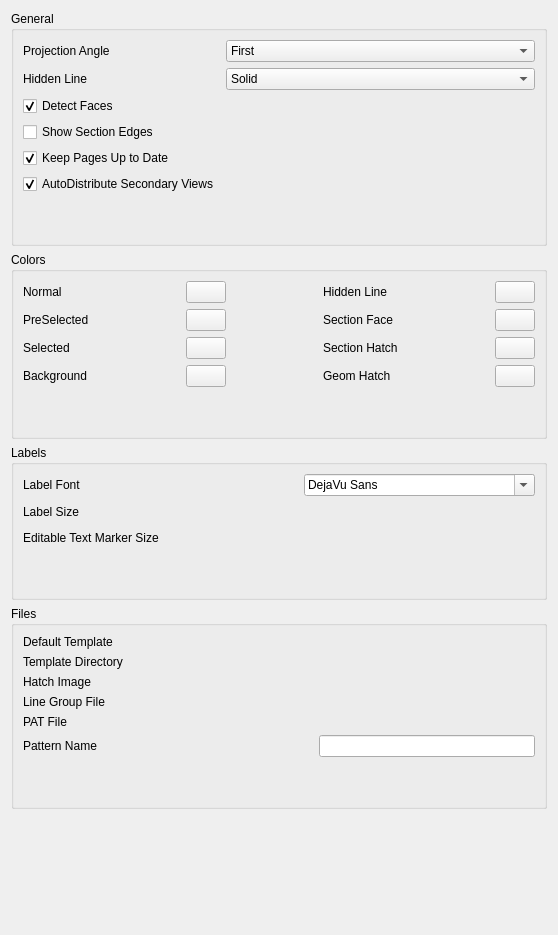
<?xml version="1.0" encoding="UTF-8"?>
<ui version="4.0">
 <class>TechDrawGui::DlgPrefsTechDrawImp</class>
 <widget class="QWidget" name="TechDrawGui::DlgPrefsTechDrawImp">
  <property name="geometry">
   <rect>
    <x>0</x>
    <y>0</y>
    <width>558</width>
    <height>935</height>
   </rect>
  </property>
  <property name="windowTitle">
   <string>TechDraw General</string>
  </property>
  <layout class="QGridLayout" name="gridLayout_5">
   <item row="0" column="0">
    <widget class="QGroupBox" name="gbMisc">
     <property name="title">
      <string>General</string>
     </property>
     <layout class="QVBoxLayout" name="verticalLayout">
      <item>
       <layout class="QFormLayout" name="formLayout">
        <property name="fieldGrowthPolicy">
         <enum>QFormLayout::AllNonFixedFieldsGrow</enum>
        </property>
        <item row="0" column="0">
         <widget class="QLabel" name="lbl_Angle">
          <property name="text">
           <string>Projection Angle</string>
          </property>
         </widget>
        </item>
        <item row="0" column="1">
         <widget class="Gui::PrefComboBox" name="cb_Angle">
          <property name="prefEntry" stdset="0">
           <cstring>ProjectionAngle</cstring>
          </property>
          <property name="prefPath" stdset="0">
           <cstring>/Mod/TechDraw/General</cstring>
          </property>
          <item>
           <property name="text">
            <string>First</string>
           </property>
          </item>
          <item>
           <property name="text">
            <string>Third</string>
           </property>
          </item>
         </widget>
        </item>
        <item row="1" column="0">
         <widget class="QLabel" name="lbl_HidLine">
          <property name="text">
           <string>Hidden Line</string>
          </property>
         </widget>
        </item>
        <item row="1" column="1">
         <widget class="Gui::PrefComboBox" name="cb_HidLine">
          <property name="toolTip">
           <string>Style for hidden lines</string>
          </property>
          <property name="currentIndex">
           <number>1</number>
          </property>
          <property name="prefEntry" stdset="0">
           <cstring>HiddenLine</cstring>
          </property>
          <property name="prefPath" stdset="0">
           <cstring>Mod/TechDraw/General</cstring>
          </property>
          <item>
           <property name="text">
            <string>NeverShow</string>
           </property>
          </item>
          <item>
           <property name="text">
            <string>Solid</string>
           </property>
          </item>
          <item>
           <property name="text">
            <string>Dash</string>
           </property>
          </item>
          <item>
           <property name="text">
            <string>Dot</string>
           </property>
          </item>
          <item>
           <property name="text">
            <string>DashDot</string>
           </property>
          </item>
          <item>
           <property name="text">
            <string>DashDotDot</string>
           </property>
          </item>
         </widget>
        </item>
        <item row="2" column="0">
         <widget class="Gui::PrefCheckBox" name="cb_Faces">
          <property name="toolTip">
           <string>Perform/skip face processing</string>
          </property>
          <property name="text">
           <string>Detect Faces</string>
          </property>
          <property name="checked">
           <bool>true</bool>
          </property>
          <property name="prefEntry" stdset="0">
           <cstring>HandleFaces</cstring>
          </property>
          <property name="prefPath" stdset="0">
           <cstring>/Mod/TechDraw/General</cstring>
          </property>
         </widget>
        </item>
        <item row="3" column="0">
         <widget class="Gui::PrefCheckBox" name="cb_SectionEdges">
          <property name="toolTip">
           <string>Debugging option</string>
          </property>
          <property name="text">
           <string>Show Section Edges</string>
          </property>
          <property name="prefEntry" stdset="0">
           <cstring>ShowSectionEdges</cstring>
          </property>
          <property name="prefPath" stdset="0">
           <cstring>/Mod/TechDraw/General</cstring>
          </property>
         </widget>
        </item>
        <item row="4" column="0">
         <widget class="Gui::PrefCheckBox" name="cb_PageUpdate">
          <property name="toolTip">
           <string>Update Pages as scheduled or skip</string>
          </property>
          <property name="text">
           <string>Keep Pages Up to Date</string>
          </property>
          <property name="checked">
           <bool>true</bool>
          </property>
          <property name="prefEntry" stdset="0">
           <cstring>KeepPagesUpToDate</cstring>
          </property>
          <property name="prefPath" stdset="0">
           <cstring>Mod/TechDraw/General</cstring>
          </property>
         </widget>
        </item>
        <item row="5" column="0">
         <widget class="Gui::PrefCheckBox" name="cb_AutoDist">
          <property name="toolTip">
           <string>Automatically distribute secondary views.</string>
          </property>
          <property name="text">
           <string>AutoDistribute Secondary Views</string>
          </property>
          <property name="checked">
           <bool>true</bool>
          </property>
          <property name="prefEntry" stdset="0">
           <cstring>AutoDist</cstring>
          </property>
          <property name="prefPath" stdset="0">
           <cstring>/Mod/TechDraw/General</cstring>
          </property>
         </widget>
        </item>
       </layout>
      </item>
      <item>
       <spacer name="verticalSpacer_4">
        <property name="orientation">
         <enum>Qt::Vertical</enum>
        </property>
        <property name="sizeHint" stdset="0">
         <size>
          <width>20</width>
          <height>40</height>
         </size>
        </property>
       </spacer>
      </item>
     </layout>
    </widget>
   </item>
   <item row="1" column="0">
    <widget class="QGroupBox" name="gb_Colors">
     <property name="title">
      <string>Colors</string>
     </property>
     <layout class="QVBoxLayout" name="verticalLayout_2">
      <item>
       <layout class="QGridLayout" name="gridLayout">
        <item row="2" column="4">
         <widget class="QLabel" name="label_5">
          <property name="text">
           <string>Section Hatch</string>
          </property>
         </widget>
        </item>
        <item row="1" column="4">
         <widget class="QLabel" name="label_3">
          <property name="text">
           <string>Section Face</string>
          </property>
         </widget>
        </item>
        <item row="3" column="2">
         <widget class="Gui::PrefColorButton" name="pcb_Background">
          <property name="color">
           <color>
            <red>80</red>
            <green>80</green>
            <blue>80</blue>
           </color>
          </property>
          <property name="prefEntry" stdset="0">
           <cstring>Background</cstring>
          </property>
          <property name="prefPath" stdset="0">
           <cstring>/Mod/TechDraw/Colors</cstring>
          </property>
         </widget>
        </item>
        <item row="1" column="2">
         <widget class="Gui::PrefColorButton" name="pcb_PreSelect">
          <property name="color">
           <color>
            <red>255</red>
            <green>255</green>
            <blue>20</blue>
           </color>
          </property>
          <property name="prefEntry" stdset="0">
           <cstring>PreSelectColor</cstring>
          </property>
          <property name="prefPath" stdset="0">
           <cstring>Mod/TechDraw/Colors</cstring>
          </property>
         </widget>
        </item>
        <item row="0" column="0">
         <widget class="QLabel" name="lbl_Normal">
          <property name="text">
           <string>Normal</string>
          </property>
         </widget>
        </item>
        <item row="0" column="6">
         <widget class="Gui::PrefColorButton" name="pcb_Hidden">
          <property name="prefEntry" stdset="0">
           <cstring>HiddenColor</cstring>
          </property>
          <property name="prefPath" stdset="0">
           <cstring>Mod/TechDraw/Colors</cstring>
          </property>
         </widget>
        </item>
        <item row="0" column="1">
         <spacer name="horizontalSpacer">
          <property name="orientation">
           <enum>Qt::Horizontal</enum>
          </property>
          <property name="sizeHint" stdset="0">
           <size>
            <width>40</width>
            <height>20</height>
           </size>
          </property>
         </spacer>
        </item>
        <item row="2" column="2">
         <widget class="Gui::PrefColorButton" name="pcb_Select">
          <property name="color">
           <color>
            <red>28</red>
            <green>173</green>
            <blue>28</blue>
           </color>
          </property>
          <property name="prefEntry" stdset="0">
           <cstring>SelectColor</cstring>
          </property>
          <property name="prefPath" stdset="0">
           <cstring>Mod/TechDraw/Colors</cstring>
          </property>
         </widget>
        </item>
        <item row="0" column="5">
         <spacer name="horizontalSpacer_4">
          <property name="orientation">
           <enum>Qt::Horizontal</enum>
          </property>
          <property name="sizeHint" stdset="0">
           <size>
            <width>40</width>
            <height>20</height>
           </size>
          </property>
         </spacer>
        </item>
        <item row="0" column="2">
         <widget class="Gui::PrefColorButton" name="pcb_Normal">
          <property name="color">
           <color>
            <red>0</red>
            <green>0</green>
            <blue>0</blue>
           </color>
          </property>
          <property name="prefEntry" stdset="0">
           <cstring>NormalColor</cstring>
          </property>
          <property name="prefPath" stdset="0">
           <cstring>Mod/TechDraw/Colors</cstring>
          </property>
         </widget>
        </item>
        <item row="0" column="3">
         <spacer name="horizontalSpacer_3">
          <property name="orientation">
           <enum>Qt::Horizontal</enum>
          </property>
          <property name="sizeHint" stdset="0">
           <size>
            <width>40</width>
            <height>20</height>
           </size>
          </property>
         </spacer>
        </item>
        <item row="1" column="0">
         <widget class="QLabel" name="lbl_PreSelect">
          <property name="text">
           <string>PreSelected</string>
          </property>
         </widget>
        </item>
        <item row="0" column="4">
         <widget class="QLabel" name="lbl_Hidden">
          <property name="text">
           <string>Hidden Line</string>
          </property>
         </widget>
        </item>
        <item row="1" column="6">
         <widget class="Gui::PrefColorButton" name="pcb_Surface">
          <property name="color">
           <color>
            <red>225</red>
            <green>225</green>
            <blue>225</blue>
           </color>
          </property>
          <property name="prefEntry" stdset="0">
           <cstring>CutSurfaceColor</cstring>
          </property>
          <property name="prefPath" stdset="0">
           <cstring>Mod/TechDraw/Colors</cstring>
          </property>
         </widget>
        </item>
        <item row="2" column="0">
         <widget class="QLabel" name="lbl_Select">
          <property name="text">
           <string>Selected</string>
          </property>
         </widget>
        </item>
        <item row="2" column="6">
         <widget class="Gui::PrefColorButton" name="pcb_Hatch">
          <property name="color">
           <color>
            <red>0</red>
            <green>0</green>
            <blue>0</blue>
           </color>
          </property>
          <property name="prefEntry" stdset="0">
           <cstring>Hatch</cstring>
          </property>
          <property name="prefPath" stdset="0">
           <cstring>/Mod/TechDraw/Colors</cstring>
          </property>
         </widget>
        </item>
        <item row="3" column="0">
         <widget class="QLabel" name="label_4">
          <property name="text">
           <string>Background</string>
          </property>
         </widget>
        </item>
        <item row="3" column="4">
         <widget class="QLabel" name="label_7">
          <property name="text">
           <string>Geom Hatch</string>
          </property>
         </widget>
        </item>
        <item row="3" column="6">
         <widget class="Gui::PrefColorButton" name="colorButton">
          <property name="color">
           <color>
            <red>0</red>
            <green>0</green>
            <blue>0</blue>
           </color>
          </property>
          <property name="prefEntry" stdset="0">
           <cstring>GeomHatch</cstring>
          </property>
          <property name="prefPath" stdset="0">
           <cstring>/Mod/TechDraw/Colors</cstring>
          </property>
         </widget>
        </item>
       </layout>
      </item>
      <item>
       <spacer name="verticalSpacer_3">
        <property name="orientation">
         <enum>Qt::Vertical</enum>
        </property>
        <property name="sizeHint" stdset="0">
         <size>
          <width>20</width>
          <height>40</height>
         </size>
        </property>
       </spacer>
      </item>
     </layout>
    </widget>
   </item>
   <item row="3" column="0">
    <widget class="QGroupBox" name="gb_Templates">
     <property name="title">
      <string>Files</string>
     </property>
     <layout class="QVBoxLayout" name="verticalLayout_3">
      <item>
       <layout class="QGridLayout" name="gridLayout_3">
        <item row="1" column="0">
         <widget class="QLabel" name="label_2">
          <property name="text">
           <string>Template Directory</string>
          </property>
         </widget>
        </item>
        <item row="0" column="0">
         <widget class="QLabel" name="label">
          <property name="text">
           <string>Default Template</string>
          </property>
         </widget>
        </item>
        <item row="1" column="2">
         <widget class="Gui::PrefFileChooser" name="pfc_DefDir">
          <property name="mode">
           <enum>Gui::FileChooser::Directory</enum>
          </property>
          <property name="prefEntry" stdset="0">
           <cstring>TemplateDir</cstring>
          </property>
          <property name="prefPath" stdset="0">
           <cstring>/Mod/TechDraw/Files</cstring>
          </property>
         </widget>
        </item>
        <item row="2" column="0">
         <widget class="QLabel" name="lbl_Hatch">
          <property name="text">
           <string>Hatch Image</string>
          </property>
         </widget>
        </item>
        <item row="3" column="0">
         <widget class="QLabel" name="label_10">
          <property name="text">
           <string>Line Group File</string>
          </property>
         </widget>
        </item>
        <item row="0" column="2">
         <widget class="Gui::PrefFileChooser" name="pfc_DefTemp">
          <property name="prefEntry" stdset="0">
           <cstring>TemplateFile</cstring>
          </property>
          <property name="prefPath" stdset="0">
           <cstring>/Mod/TechDraw/Files</cstring>
          </property>
         </widget>
        </item>
        <item row="2" column="2">
         <widget class="Gui::PrefFileChooser" name="pfc_HatchFile">
          <property name="toolTip">
           <string>Location of default svg/png fill file</string>
          </property>
          <property name="prefEntry" stdset="0">
           <cstring>FileHatch</cstring>
          </property>
          <property name="prefPath" stdset="0">
           <cstring>/Mod/TechDraw/Files</cstring>
          </property>
         </widget>
        </item>
        <item row="4" column="0">
         <widget class="QLabel" name="label_9">
          <property name="text">
           <string>PAT File</string>
          </property>
         </widget>
        </item>
        <item row="4" column="2">
         <widget class="Gui::PrefFileChooser" name="pfc_FilePattern">
          <property name="toolTip">
           <string>Default location for PAT file</string>
          </property>
          <property name="prefEntry" stdset="0">
           <cstring>FilePattern</cstring>
          </property>
          <property name="prefPath" stdset="0">
           <cstring>/Mod/TechDraw/PAT</cstring>
          </property>
         </widget>
        </item>
        <item row="3" column="2">
         <widget class="Gui::PrefFileChooser" name="pfc_LineGroup">
          <property name="toolTip">
           <string>Alternate Line Group file</string>
          </property>
          <property name="prefEntry" stdset="0">
           <cstring>LineGroupFile</cstring>
          </property>
          <property name="prefPath" stdset="0">
           <cstring>/Mod/TechDraw/Files</cstring>
          </property>
         </widget>
        </item>
       </layout>
      </item>
      <item>
       <layout class="QGridLayout" name="gridLayout_4">
        <item row="0" column="2">
         <widget class="Gui::PrefLineEdit" name="le_NamePattern">
          <property name="toolTip">
           <string>Default PAT pattern</string>
          </property>
          <property name="prefEntry" stdset="0">
           <cstring>NamePattern</cstring>
          </property>
          <property name="prefPath" stdset="0">
           <cstring>/Mod/TechDraw/PAT</cstring>
          </property>
         </widget>
        </item>
        <item row="0" column="0">
         <widget class="QLabel" name="label_8">
          <property name="text">
           <string>Pattern Name</string>
          </property>
         </widget>
        </item>
        <item row="0" column="1">
         <spacer name="horizontalSpacer_5">
          <property name="orientation">
           <enum>Qt::Horizontal</enum>
          </property>
          <property name="sizeHint" stdset="0">
           <size>
            <width>40</width>
            <height>20</height>
           </size>
          </property>
         </spacer>
        </item>
       </layout>
      </item>
      <item>
       <spacer name="verticalSpacer">
        <property name="orientation">
         <enum>Qt::Vertical</enum>
        </property>
        <property name="sizeHint" stdset="0">
         <size>
          <width>20</width>
          <height>40</height>
         </size>
        </property>
       </spacer>
      </item>
     </layout>
    </widget>
   </item>
   <item row="2" column="0">
    <widget class="QGroupBox" name="gb_Font">
     <property name="sizePolicy">
      <sizepolicy hsizetype="Preferred" vsizetype="Preferred">
       <horstretch>0</horstretch>
       <verstretch>0</verstretch>
      </sizepolicy>
     </property>
     <property name="title">
      <string>Labels</string>
     </property>
     <layout class="QVBoxLayout" name="verticalLayout_4">
      <item>
       <layout class="QGridLayout" name="gridLayout_2" rowstretch="0,0,0" columnstretch="0,0,0">
        <item row="0" column="1">
         <spacer name="horizontalSpacer_2">
          <property name="orientation">
           <enum>Qt::Horizontal</enum>
          </property>
          <property name="sizeType">
           <enum>QSizePolicy::Preferred</enum>
          </property>
          <property name="sizeHint" stdset="0">
           <size>
            <width>40</width>
            <height>20</height>
           </size>
          </property>
         </spacer>
        </item>
        <item row="0" column="0">
         <widget class="QLabel" name="lbl_LabelFont">
          <property name="text">
           <string>Label Font</string>
          </property>
         </widget>
        </item>
        <item row="1" column="0">
         <widget class="QLabel" name="label_6">
          <property name="text">
           <string>Label Size</string>
          </property>
         </widget>
        </item>
        <item row="0" column="2">
         <widget class="Gui::PrefFontBox" name="pfb_LabelFont">
          <property name="toolTip">
           <string>Font for View Labels</string>
          </property>
          <property name="currentFont">
           <font>
            <family>DejaVu Sans</family>
           </font>
          </property>
          <property name="prefEntry" stdset="0">
           <cstring>LabelFont</cstring>
          </property>
          <property name="prefPath" stdset="0">
           <cstring>/Mod/TechDraw/Labels</cstring>
          </property>
         </widget>
        </item>
        <item row="2" column="0">
         <widget class="QLabel" name="lbl_TemplateDot">
          <property name="text">
           <string>Editable Text Marker Size</string>
          </property>
         </widget>
        </item>
        <item row="1" column="1">
         <spacer name="horizontalSpacer_6">
          <property name="orientation">
           <enum>Qt::Horizontal</enum>
          </property>
          <property name="sizeHint" stdset="0">
           <size>
            <width>40</width>
            <height>20</height>
           </size>
          </property>
         </spacer>
        </item>
        <item row="2" column="1">
         <spacer name="horizontalSpacer_7">
          <property name="orientation">
           <enum>Qt::Horizontal</enum>
          </property>
          <property name="sizeHint" stdset="0">
           <size>
            <width>40</width>
            <height>20</height>
           </size>
          </property>
         </spacer>
        </item>
        <item row="1" column="2">
         <widget class="Gui::PrefUnitSpinBox" name="plsb_LabelSize">
          <property name="toolTip">
           <string>View Label size in units</string>
          </property>
          <property name="value">
           <double>6.000000000000000</double>
          </property>
          <property name="prefEntry" stdset="0">
           <cstring>LabelSize</cstring>
          </property>
          <property name="prefPath" stdset="0">
           <cstring>/Mod/TechDraw/Labels</cstring>
          </property>
         </widget>
        </item>
        <item row="2" column="2">
         <widget class="Gui::PrefUnitSpinBox" name="plsb_TemplateDot">
          <property name="toolTip">
           <string>Size of editable text marker in Templates (green dot).</string>
          </property>
          <property name="value">
           <double>3.000000000000000</double>
          </property>
          <property name="prefEntry" stdset="0">
           <cstring>TemplateDotSize</cstring>
          </property>
          <property name="prefPath" stdset="0">
           <cstring>/Mod/TechDraw/General</cstring>
          </property>
         </widget>
        </item>
       </layout>
      </item>
      <item>
       <spacer name="verticalSpacer_5">
        <property name="orientation">
         <enum>Qt::Vertical</enum>
        </property>
        <property name="sizeHint" stdset="0">
         <size>
          <width>20</width>
          <height>40</height>
         </size>
        </property>
       </spacer>
      </item>
     </layout>
    </widget>
   </item>
   <item row="4" column="0">
    <spacer name="verticalSpacer_2">
     <property name="orientation">
      <enum>Qt::Vertical</enum>
     </property>
     <property name="sizeHint" stdset="0">
      <size>
       <width>20</width>
       <height>40</height>
      </size>
     </property>
    </spacer>
   </item>
  </layout>
 </widget>
 <customwidgets>
  <customwidget>
   <class>Gui::FileChooser</class>
   <extends>QWidget</extends>
   <header>Gui/FileDialog.h</header>
  </customwidget>
  <customwidget>
   <class>Gui::QuantitySpinBox</class>
   <extends>QWidget</extends>
   <header>Gui/QuantitySpinBox.h</header>
  </customwidget>
  <customwidget>
   <class>Gui::ColorButton</class>
   <extends>QPushButton</extends>
   <header>Gui/Widgets.h</header>
  </customwidget>
  <customwidget>
   <class>Gui::PrefFileChooser</class>
   <extends>Gui::FileChooser</extends>
   <header>Gui/PrefWidgets.h</header>
  </customwidget>
  <customwidget>
   <class>Gui::PrefColorButton</class>
   <extends>Gui::ColorButton</extends>
   <header>Gui/PrefWidgets.h</header>
  </customwidget>
  <customwidget>
   <class>Gui::PrefCheckBox</class>
   <extends>QCheckBox</extends>
   <header>Gui/PrefWidgets.h</header>
  </customwidget>
  <customwidget>
   <class>Gui::PrefComboBox</class>
   <extends>QComboBox</extends>
   <header>Gui/PrefWidgets.h</header>
  </customwidget>
  <customwidget>
   <class>Gui::PrefLineEdit</class>
   <extends>QLineEdit</extends>
   <header>Gui/PrefWidgets.h</header>
  </customwidget>
  <customwidget>
   <class>Gui::PrefFontBox</class>
   <extends>QFontComboBox</extends>
   <header>Gui/PrefWidgets.h</header>
  </customwidget>
  <customwidget>
   <class>Gui::PrefUnitSpinBox</class>
   <extends>Gui::QuantitySpinBox</extends>
   <header>Gui/PrefWidgets.h</header>
  </customwidget>
 </customwidgets>
 <resources/>
 <connections/>
</ui>
